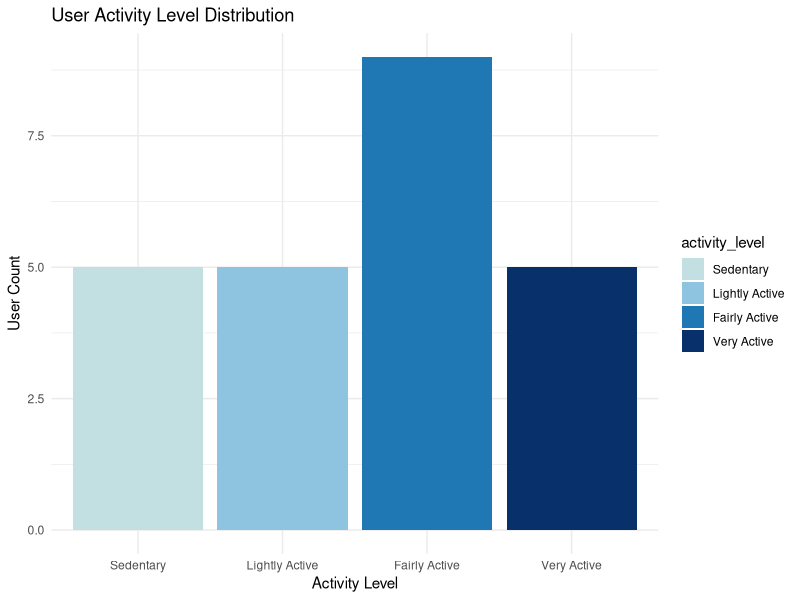
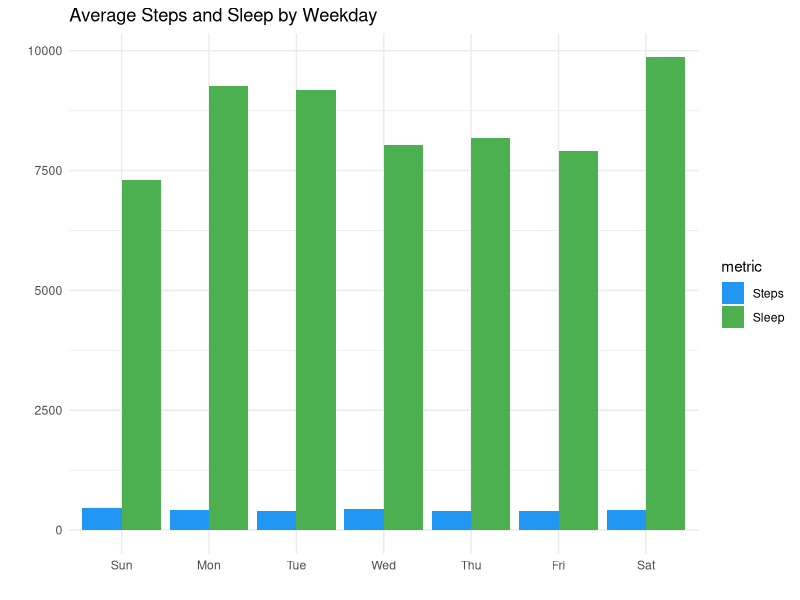
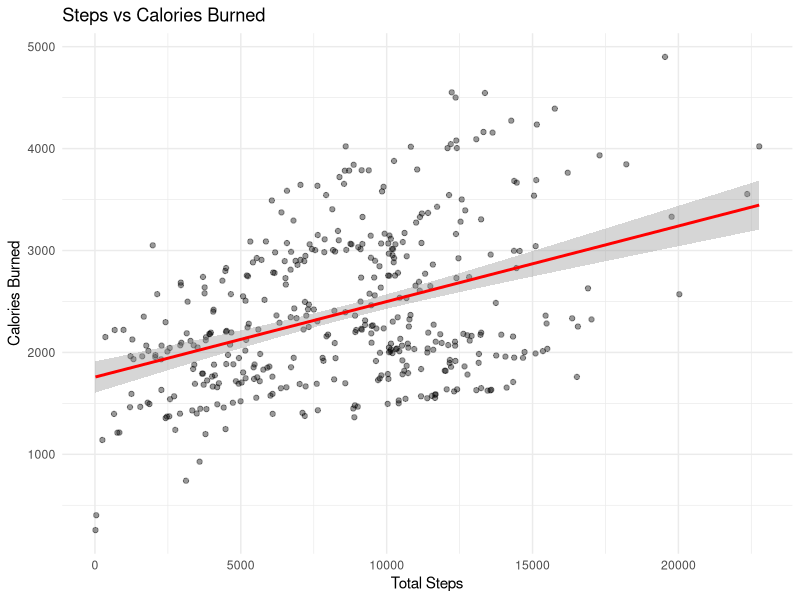
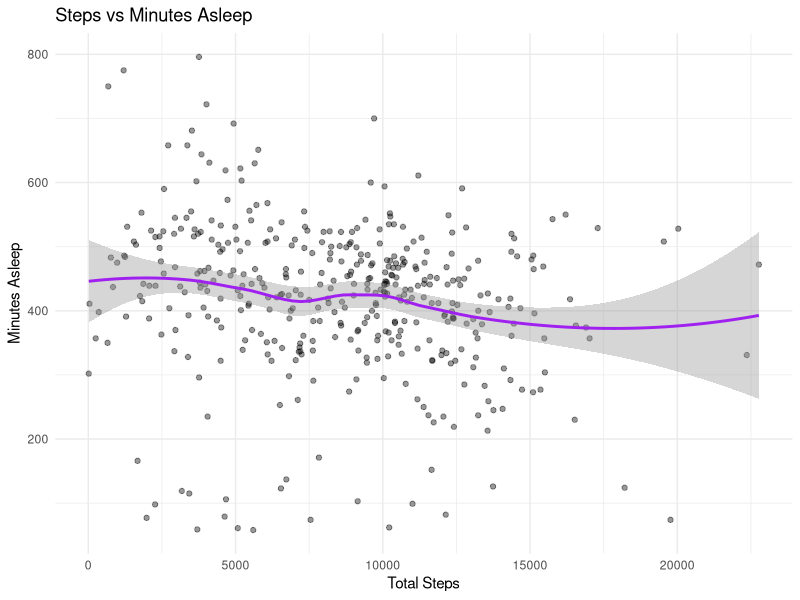
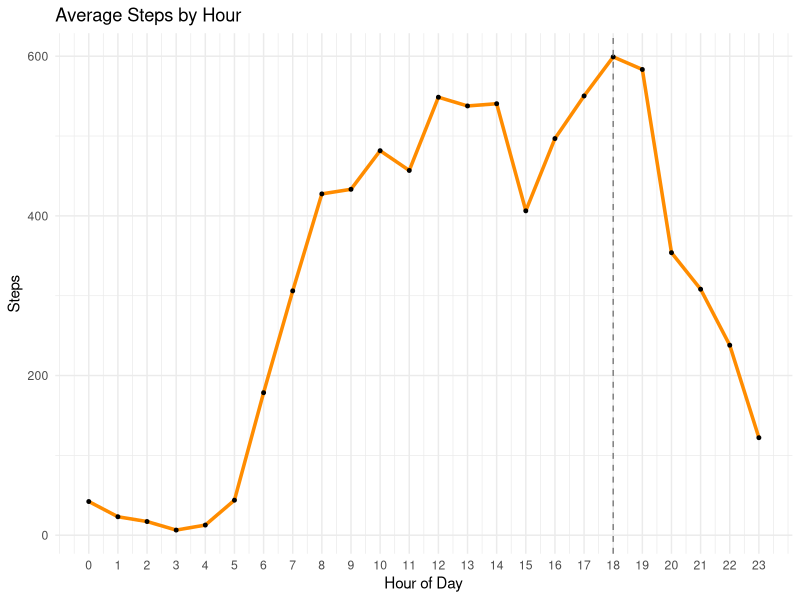
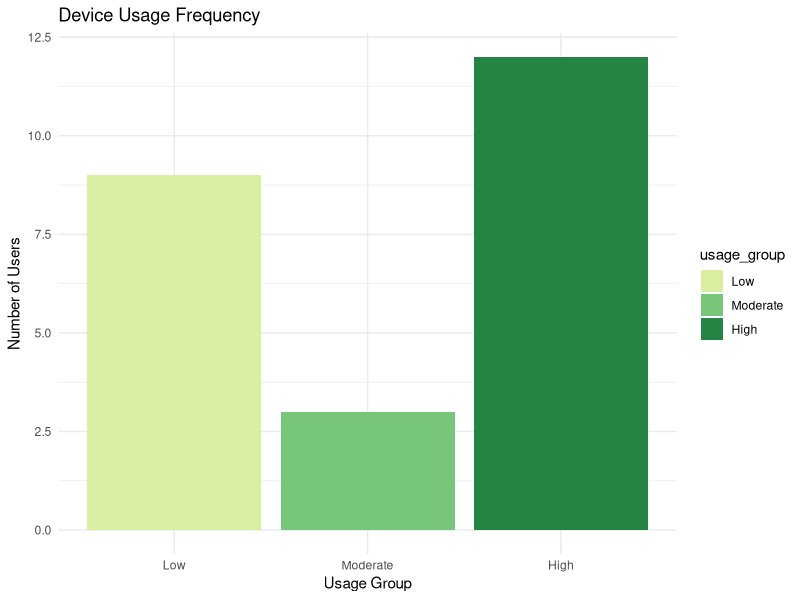

Write the R code that produced these figures, in order.
library(tidyverse)
library(lubridate)
library(ggplot2)
library(scales)

# Load processed data
daily_activity <- read_csv("data/processed_data/daily_activity_clean.csv")
daily_sleep <- read_csv("data/processed_data/daily_sleep_clean.csv")
merged <- read_csv("data/processed_data/merged_activity_sleep.csv")
hourly_steps <- read_csv("data/processed_data/hourly_steps_clean.csv")

# 1. Daily averages per user
daily_avg <- merged %>%
  group_by(id) %>%
  summarise(
    avg_steps = mean(total_steps),
    avg_calories = mean(calories),
    avg_sleep = mean(total_minutes_asleep)
  )

# 2. Classify users by activity level
step_levels <- daily_avg %>%
  mutate(activity_level = case_when(
    avg_steps < 5000 ~ "Sedentary",
    avg_steps < 7500 ~ "Lightly Active",
    avg_steps < 10000 ~ "Fairly Active",
    TRUE ~ "Very Active"
  ))

# Set factor level order for proper bar plot ordering
step_levels$activity_level <- factor(step_levels$activity_level,
                                     levels = c("Sedentary", "Lightly Active", "Fairly Active", "Very Active"))

# Plot activity level distribution
ggplot(step_levels, aes(x = activity_level, fill = activity_level)) +
  geom_bar() +
  scale_fill_manual(values = c(
    "Sedentary" = "#c2e0e2",
    "Lightly Active" = "#8ec4e0",
    "Fairly Active" = "#1f78b4",
    "Very Active" = "#08306b"
  )) +
  labs(title = "User Activity Level Distribution", x = "Activity Level", y = "User Count") +
  theme_minimal() +
  theme_minimal()

# 3. Steps and sleep by weekday
weekday_stats <- merged %>%
  mutate(weekday = wday(date, label = TRUE)) %>%
  group_by(weekday) %>%
  summarise(
    avg_steps = mean(total_steps),
    avg_sleep = mean(total_minutes_asleep)
  )

# Combine into faceted plot
weekday_long <- weekday_stats %>%
  pivot_longer(cols = c(avg_steps, avg_sleep), names_to = "metric", values_to = "value")

ggplot(weekday_long, aes(x = weekday, y = value, fill = metric)) +
  geom_col(position = "dodge") +
  labs(title = "Average Steps and Sleep by Weekday", x = "", y = "") +
  scale_fill_manual(values = c("avg_steps" = "#4CAF50", "avg_sleep" = "#2196F3"),
                    labels = c("Steps", "Sleep")) +
  theme_minimal()

# 4. Correlation plots
ggplot(merged, aes(x = total_steps, y = calories)) +
  geom_point(alpha = 0.4) +
  geom_smooth(method = "lm", color = "red") +
  labs(title = "Steps vs Calories Burned", x = "Total Steps", y = "Calories Burned") +
  theme_minimal()

ggplot(merged, aes(x = total_steps, y = total_minutes_asleep)) +
  geom_point(alpha = 0.4) +
  geom_smooth(method = "loess", color = "purple") +
  labs(title = "Steps vs Minutes Asleep", x = "Total Steps", y = "Minutes Asleep") +
  theme_minimal()

# 5. Hourly step pattern
hourly_steps_summary <- hourly_steps %>%
  mutate(hour = hour(date_time)) %>%
  group_by(hour) %>%
  summarise(avg_steps = mean(step_total))

ggplot(hourly_steps_summary, aes(x = hour, y = avg_steps)) +
  geom_line(color = "darkorange", size = 1.2) +
  geom_point(color = "black", size = 1) +
  geom_vline(xintercept = hourly_steps_summary$hour[which.max(hourly_steps_summary$avg_steps)],
             linetype = "dashed", color = "grey50") +
  labs(title = "Average Steps by Hour", x = "Hour of Day", y = "Steps") +
  scale_x_continuous(breaks = 0:23) +
  theme_minimal()

# 6. Device usage frequency
usage_days <- merged %>%
  group_by(id) %>%
  summarise(days_used = n()) %>%
  mutate(usage_group = case_when(
    days_used >= 21 ~ "High",
    days_used >= 11 ~ "Moderate",
    days_used > 0 ~ "Low"
  ))

usage_days$usage_group <- factor(usage_days$usage_group, levels = c("Low", "Moderate", "High"))

ggplot(usage_days, aes(x = usage_group, fill = usage_group)) +
  geom_bar() +
  scale_fill_manual(values = c(
    "Low" = "#d9f0a3",
    "Moderate" = "#78c679",
    "High" = "#238443"
  )) +
  labs(title = "Device Usage Frequency", x = "Usage Group", y = "Number of Users") +
  theme_minimal() +
  theme_minimal()




# # Too identify user trends
# library(tidyverse)
# library(lubridate)
# library(ggplot2)
# library(scales)

# # Load data
# daily_activity <- read_csv("data/processed_data/daily_activity_clean.csv")
# daily_sleep <- read_csv("data/processed_data/daily_sleep_clean.csv")
# merged <- read_csv("data/processed_data/merged_activity_sleep.csv")
# hourly_steps <- read_csv("data/processed_data/hourly_steps_clean.csv")

# # 1. Daily averages per user
# daily_avg <- merged %>%
#   group_by(id) %>%
#   summarise(
#     avg_steps = mean(total_steps),
#     avg_calories = mean(calories),
#     avg_sleep = mean(total_minutes_asleep)
#   )

# # 2. Classify users by activity level
# step_levels <- daily_avg %>%
#   mutate(activity_level = case_when(
#     avg_steps < 5000 ~ "Sedentary",
#     avg_steps < 7500 ~ "Lightly Active",
#     avg_steps < 10000 ~ "Fairly Active",
#     TRUE ~ "Very Active"
#   ))

# # Plot distribution
# ggplot(step_levels, aes(x = activity_level, fill = activity_level)) +
#   geom_bar() +
#   labs(title = "User Activity Level Distribution", x = "", y = "User Count") +
#   theme_minimal()

# # 3. Steps and sleep by weekday
# weekday_stats <- merged %>%
#   mutate(weekday = wday(date, label = TRUE)) %>%
#   group_by(weekday) %>%
#   summarise(
#     avg_steps = mean(total_steps),
#     avg_sleep = mean(total_minutes_asleep)
#   )

# # Plot steps and sleep
# ggplot(weekday_stats, aes(x = weekday)) +
#   geom_col(aes(y = avg_steps), fill = "#4CAF50") +
#   labs(title = "Average Daily Steps by Weekday", y = "Steps", x = "")

# ggplot(weekday_stats, aes(x = weekday)) +
#   geom_col(aes(y = avg_sleep), fill = "#2196F3") +
#   labs(title = "Average Minutes Asleep by Weekday", y = "Minutes", x = "")

# # 4. Correlations
# ggplot(merged, aes(x = total_steps, y = calories)) +
#   geom_point(alpha = 0.4) +
#   geom_smooth(method = "lm", color = "red") +
#   labs(title = "Steps vs Calories Burned")

# ggplot(merged, aes(x = total_steps, y = total_minutes_asleep)) +
#   geom_point(alpha = 0.4) +
#   geom_smooth(method = "loess", color = "purple") +
#   labs(title = "Steps vs Minutes Asleep")

# # 5. Hourly step pattern
# hourly_steps_summary <- hourly_steps %>%
#   mutate(hour = hour(date_time)) %>%
#   group_by(hour) %>%
#   summarise(avg_steps = mean(step_total))

# ggplot(hourly_steps_summary, aes(x = hour, y = avg_steps)) +
#   geom_line(color = "darkorange", size = 1.2) +
#   labs(title = "Average Steps by Hour", x = "Hour of Day", y = "Steps") +
#   scale_x_continuous(breaks = 0:23)

# # 6. Device usage frequency
# usage_days <- merged %>%
#   group_by(id) %>%
#   summarise(days_used = n()) %>%
#   mutate(usage_group = case_when(
#     days_used >= 21 ~ "High",
#     days_used >= 11 ~ "Moderate",
#     days_used > 0 ~ "Low"
#   ))

# ggplot(usage_days, aes(x = usage_group, fill = usage_group)) +
#   geom_bar() +
#   labs(title = "Device Usage Frequency", x = "Usage Group", y = "Number of Users") +
#   theme_minimal()
